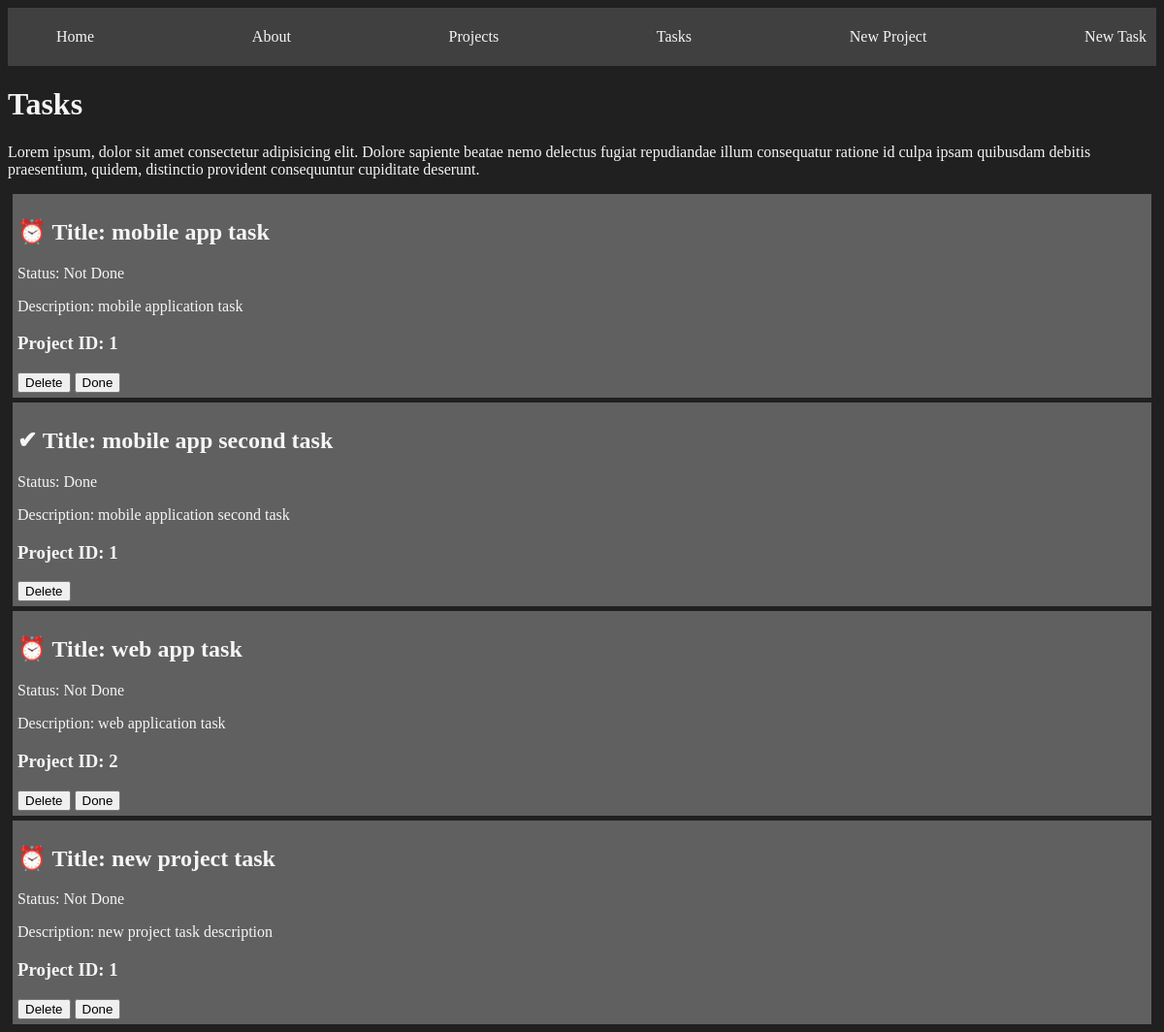
/tasks/, run on an earlier commit of the app's database.
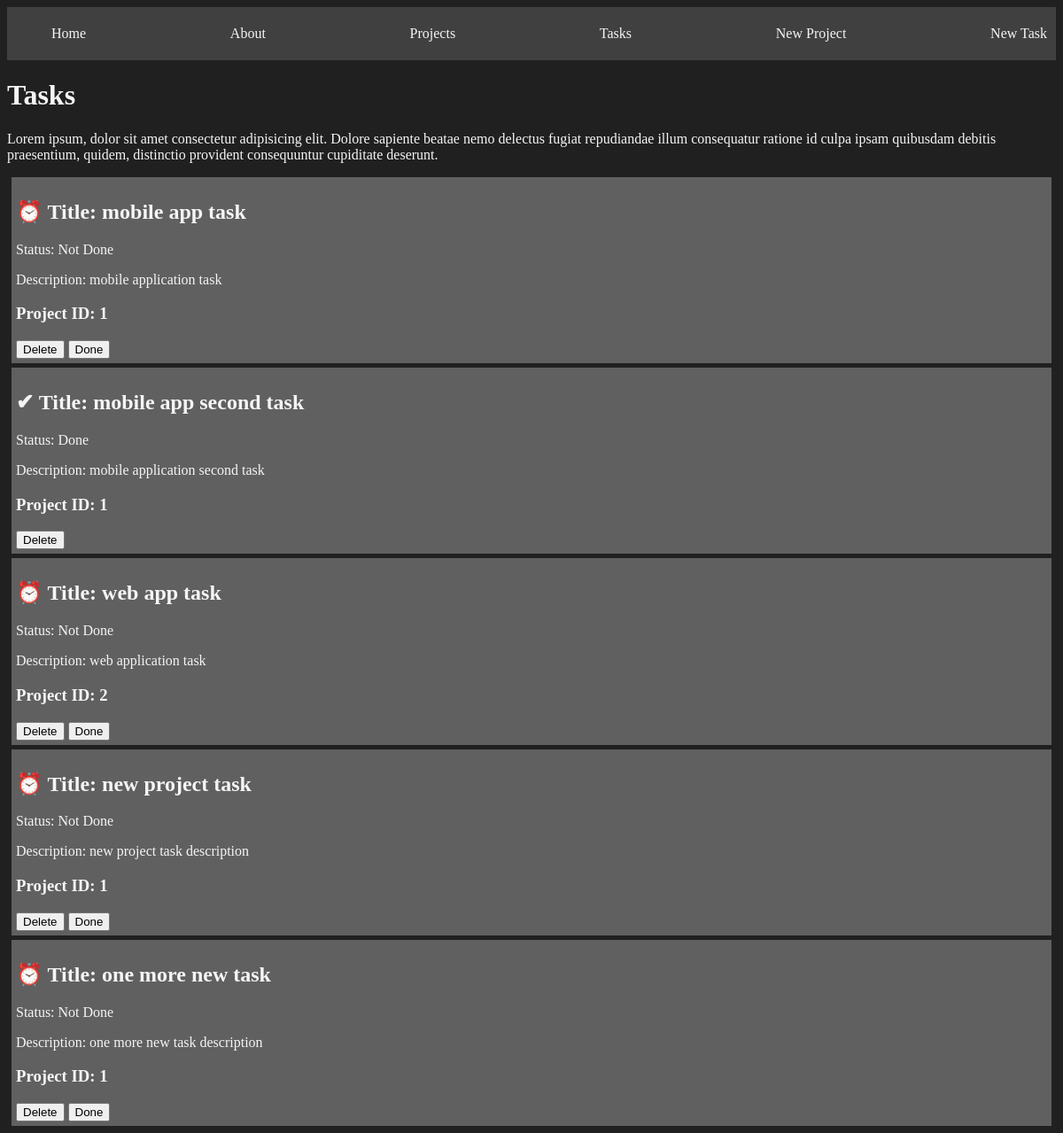
And on a later commit of the database.
### myapp/models.py (models this page shows, shortened)
class Task(models.Model):
  title = models.CharField(max_length=100)
  description = models.TextField()
  project = models.ForeignKey(Project, on_delete=models.CASCADE)
  done = models.BooleanField(default=False)

### myapp/views.py (the view)
# urls.py: path('tasks/', views.tasks, name='tasks'),
def tasks(request):
  tasks = Task.objects.all()
  return render(request, 'tasks.html', {
    'tasks': tasks
  })

### myapp/templates/tasks.html
{% extends 'layouts/base.html' %}
{% block content %}
  <h1>Tasks</h1>
  <p>
    Lorem ipsum, dolor sit amet consectetur adipisicing elit. Dolore sapiente
    beatae nemo delectus fugiat repudiandae illum consequatur ratione id culpa
    ipsam quibusdam debitis praesentium, quidem, distinctio provident   consequuntur
    cupiditate deserunt.
  </p>
  {% for task in tasks %}
  <article class="card">
    <h2>
      {% if task.done == False %}
      ⏰
      {% else %}
      ✔
      {% endif %}
      Title: {{ task.title }}
    </h2>
    {% if task.done == False %}
      <p>Status: Not Done</p>
    {% else %}
      <p>Status: Done</p>
    {% endif %}
    <p>Description: {{ task.description }}</p>
    <h3>Project ID: {{ task.project_id }}</h3>
    <button>Delete</button>
    {% if task.done == False %}
      <button>Done</button>
    {% endif %}
  </article>
  {% endfor %}
{% endblock %}

### myapp/templates/layouts/base.html (shortened to what this page needs)
{% load static %}
<!DOCTYPE html>
<html lang="en">
<head>
  <link rel="stylesheet" href="{% static 'styles/main.css' %}">
</head>
<body>
  <nav class="container">
    <ul>
      <li><a href="/">Home</a></li>
      <li><a href="/about">About</a></li>
      <li><a href="/projects">Projects</a></li>
      <li><a href="/tasks">Tasks</a></li>
      <li><a href="/create_project">New Project</a></li>
      <li><a href="{% url 'create_task' %}">New Task</a></li>
    </ul>
  </nav>
  <main class="container">
    {% block content %}
    {% endblock %}
  </main>
</body>
</html>

### myapp/static/styles/main.css (style rules this page uses)
body { background: #202020; color: #f5f5f5; }
nav { background: #404040; overflow: hidden; padding: 5px 10px; }
nav ul { display: flex; justify-content: space-between; }
nav ul li { list-style: none; }
nav ul li a { color: #f5f5f5; text-decoration: none; }
.container { max-width: 1200px; margin: auto; }
.card { background: #606060; padding: 5px; margin: 5px; }

What changed in the data, as far as the page shows it:
added Task: title "one more new task", done "Status: Not Done", description "one more new task description", project_id "1"
